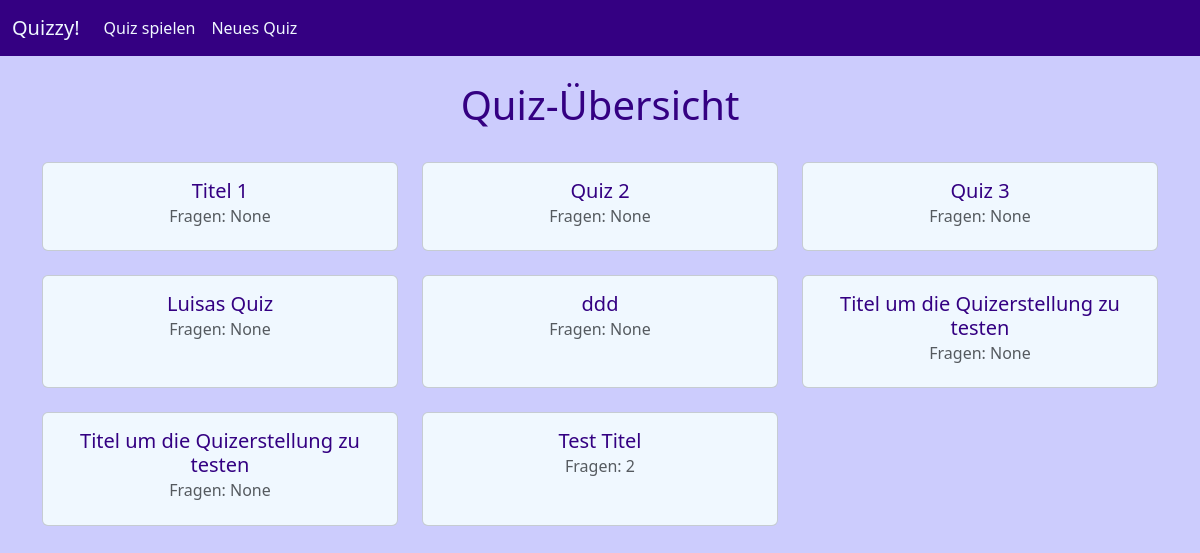
Page /quizoverview on the earlier database version.
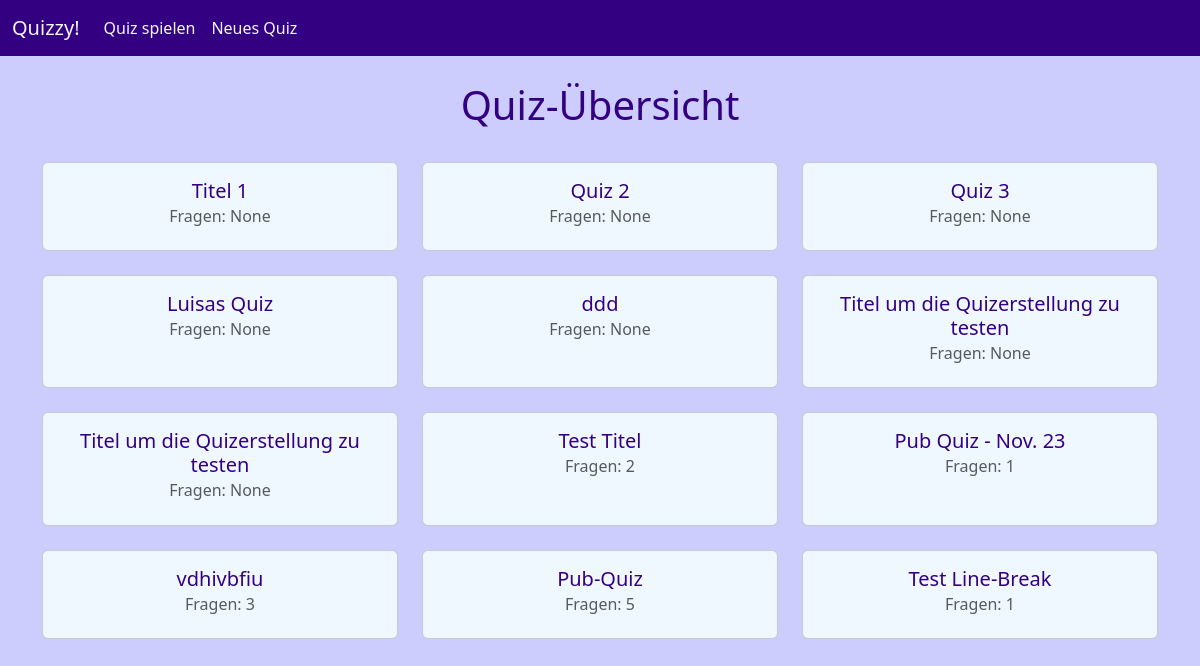
Same page on the later database version.
### tables this page shows
CREATE TABLE quizzes (title TEXT NOT NULL, number_of_questions INTEGER);

### quizzy.py (the view)
@app.route("/quizoverview")
def quizoverview():
    with sqlite3.connect('quizzy.db') as con:
        con.row_factory = sqlite3.Row
        cur = con.cursor()
        cur.execute("SELECT rowid, * FROM quizzes")
        quizzes = cur.fetchall()
    return render_template("quizoverview.html", quizzes=quizzes)

### templates/quizoverview.html (shortened to what this page needs)
<!DOCTYPE html>
<html lang="en">
<head>
    <link href="https://cdn.jsdelivr.net/npm/bootstrap@5.3.3/dist/css/bootstrap.min.css" rel="stylesheet"
>
    <link rel="stylesheet" href="https://cdnjs.cloudflare.com/ajax/libs/font-awesome/6.6.0/css/all.min.css">
    <link rel="stylesheet" href="{{ url_for('static', filename='style.css') }}">
</head>
<body>
    <nav class="navbar navbar-expand-lg bg-body-tertiary">
        <div class="container-fluid">
            <a class="navbar-brand mb-0 h1" href="/" style="color: aliceblue;">Quizzy!</a>
            <div class="navbar-collapse collapse" id="navbar-index">
                <ul class="navbar-nav me-auto mb-2 mb-lg-0">
                    <li class="nav-item">
                        <a class="nav-link" aria-current="page" href="{{ url_for('quizoverview') }}"
                            style="color: aliceblue;">Quiz spielen</a>
                    </li>
                    <li class="nav-item">
                        <a class="nav-link" aria-current="page" href="{{ url_for('createquiz') }}"
                            style="color: aliceblue;">Neues Quiz</a>
                    </li>
                </ul>
            </div>
        </div>
    </nav>
    <h1>Quiz-Übersicht</h1>
    <div class="container">
        <div class="row g-4 justify-content-start">
            {% for quiz in quizzes %}
            <div class="col-12 col-sm-6 col-lg-4">
                <a class="card" href="{{ url_for('quiz', quiz_id=quiz['rowid']) }}">
                    <div class="card-body">
                        <h5 class="card-title">{{ quiz['title'] }}</h5>
                        <h6 class="card-subtitle mb-2 text-body-secondary">Fragen: {{ quiz['number_of_questions'] }}
                        </h6>
                    </div>
                </a>
            </div>
            {% endfor %}
        </div>
    </div>
</body>
</html>

### static/style.css (style rules this page uses)
body { text-align: center; background-color: #ccccfd; }
h1 { color: rgb(52, 0, 130); padding-top: 25px; padding-bottom: 25px; }
ul { list-style-type: none; }
.navbar-expand-lg { background-color: rgb(52, 0, 130) !important; }
.card { height: 100%; }
a.card { text-decoration: none; color: rgb(52, 0, 130); background-color: aliceblue; }

Differences in the rows shown:
added quizzes: title "Pub Quiz - Nov. 23", number_of_questions "1"
added quizzes: title "vdhivbfiu", number_of_questions "3"
added quizzes: title "Pub-Quiz", number_of_questions "5"
added quizzes: title "Test Line-Break", number_of_questions "1"
